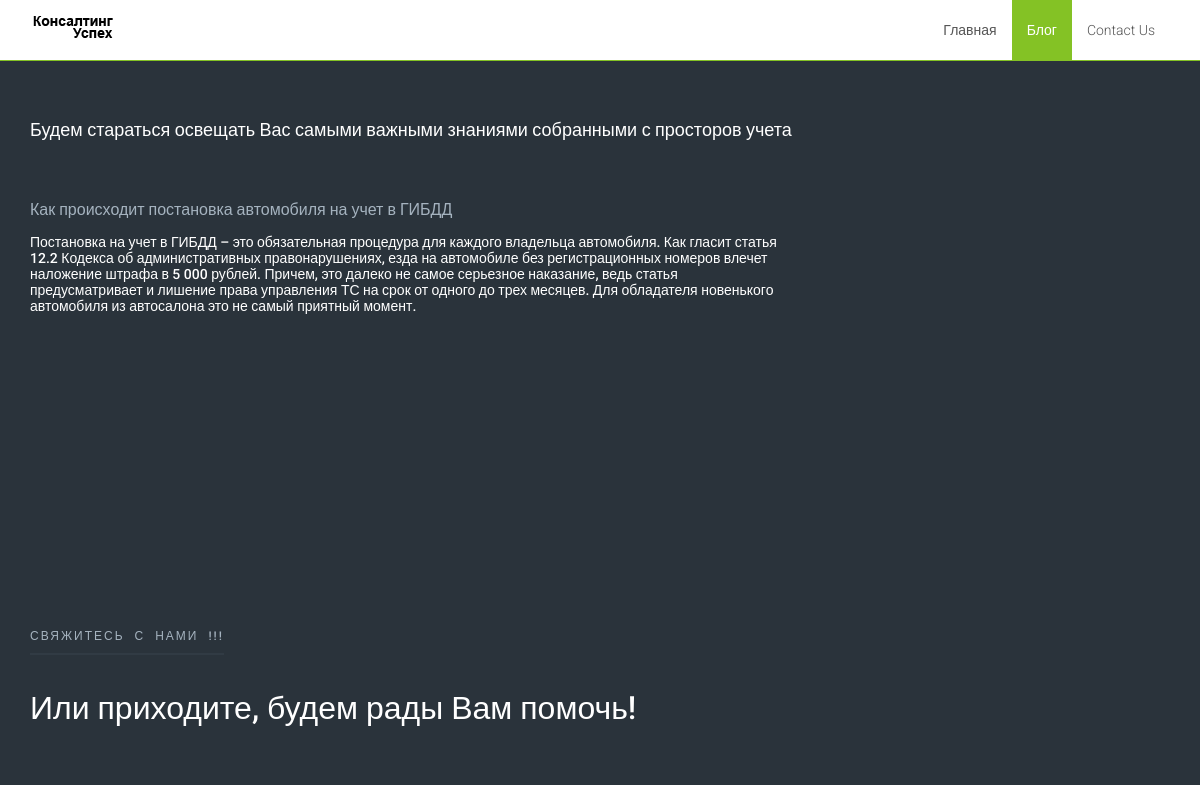
The app's page /blogitems (upper part), older data.
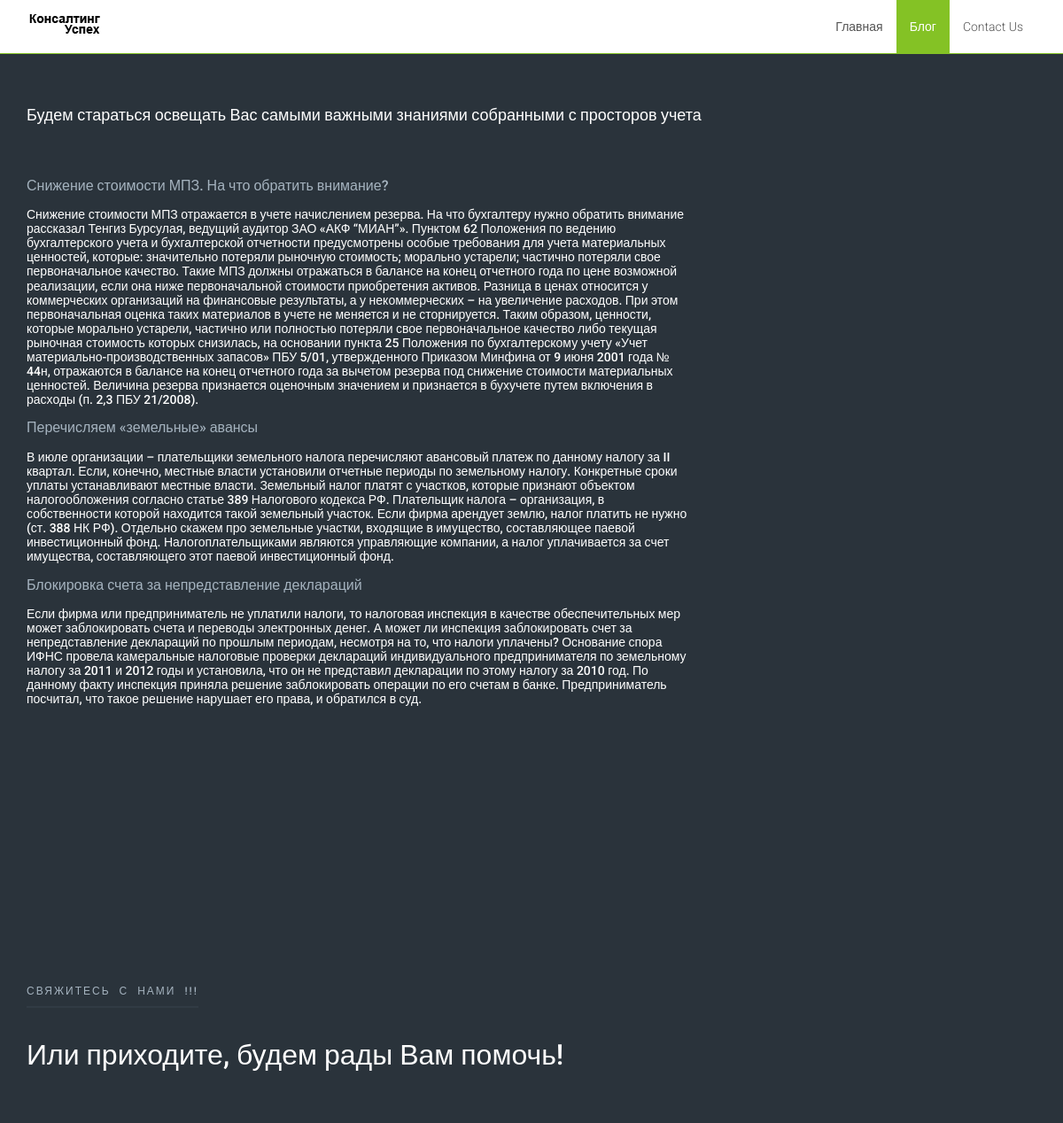
The same page, newer data.
### main_page/models.py (models this page shows, shortened)
class BlogsItems(models.Model):
    author = models.ForeignKey('auth.User')
    blog_created_date = models.DateTimeField(default=timezone.now)
    blog_subject = models.CharField(max_length=250)
    blog_message = models.TextField()
    blog_is_deploy = models.BooleanField(default=False)

### main_page/views.py (the view)
# urls.py: url(r'blogitems', views.blog_items, name='blogitems'),
@csrf_exempt
def blog_items(request):
    blog_items_ord = BlogsItems.objects.filter(blog_is_deploy=True).order_by('blog_created_date')
    return render(request, 'main_page/blogsItems.html', {"blog_items_ord": blog_items_ord})

### main_page/templates/main_page/blogsItems.html (shortened to what this page needs)
﻿{% load staticfiles %}
<!DOCTYPE html>
<html lang="ru">
<head>
    <link type="text/css" href="{% static 'css/bootstrap.css'%}" rel="stylesheet">
    <link type="text/css" href="{% static 'icons/font-awesome/css/font-awesome.css'%}" rel="stylesheet">
    <link type="text/css" href="{% static 'icons/rondo/style.css'%}" rel="stylesheet">
    <link href="{% static 'css/jquery.fancybox.css'%}" rel="stylesheet" type="text/css" />
    <link type="text/css" href="{% static 'css/style.css'%}" rel="stylesheet">
</head>
<body>
    <header class="header" id="jump">
        <nav class="navbar navbar-default navbar-fixed-top">
            <div class="container">
                <div class="navbar-header">
                    <a class="navbar-brand" href="#">
                        <img src="{%  static 'img/logo.png' %}" alt="" /></a>
                </div>
                <div class="collapse navbar-collapse hidden-xs">
                    <ul class="nav navbar-nav navbar-right">
                        <li><a href="to_home" class="to_home">Главная</a></li>
                        <li class="active"><a href="#jump1">Блог</a></li>
                        <li><a href="#jump6">Contact Us</a></li>
                    </ul>
                </div>
            </div>
        </nav>
    </header>
       <div class="section type-1" style="padding-bottom: 0">
        <div class="container">
            <div class="section-headlines">
                <h3>
                    Будем стараться освещать Вас самыми важными знаниями собранными с просторов учета</h3>
            </div>
            {%  for blog_item in blog_items_ord %}
                <div class="row">
                    <div class="col-lg-8 features">
                        <h4>
                            {{ blog_item.blog_subject }}
                        </h4>
                        <h5>
                            {{ blog_item.blog_message }}
                        </h5>
                    </div>
                </div>
            {% endfor %}
        </div>
    </div>
    <div class="section type-1 section-contact">
    </div>
    <div class="section type-1 section-contact">
        <div class="container">
            <div class="section-headlines">
                <h4>
                    Свяжитесь с нами !!! </h4>
                    <h2>
                        Или приходите, будем рады Вам помочь!</h2>
            </div>
        </div>
         <br>
        <br>
        <br>
        <br>
        <br>
        <br>
        <br>
        <br>
    </div>
</body>
</html>

Row changes from the older to the newer data that the page shows:
changed BlogsItems: blog_subject "Как происходит постановка автомобиля на учет в ГИБДД" → "Снижение стоимости МПЗ. На что обратить внимание?"; blog_message "Постановка на учет в ГИБДД – это обязательная процедура для каждого владельца автомобиля. Как гласит статья 12.2 Кодекса об административных правонарушениях, езда на автомобиле без регистрационных номеров влечет наложение штрафа в 5 000 рублей. Причем, это далеко не самое серьезное наказание, ведь статья предусматривает и лишение права управления ТС на срок от одного до трех месяцев. Для обладателя новенького автомобиля из автосалона это не самый приятный момент." → "Снижение стоимости МПЗ отражается в учете начислением резерва. На что бухгалтеру нужно обратить внимание рассказал Тенгиз Бурсулая, ведущий аудитор ЗАО «АКФ “МИАН”». Пунктом 62 Положения по ведению бухгалтерского учета и бухгалтерской отчетности предусмотрены особые требования для учета материальных ценностей, которые: значительно потеряли рыночную стоимость; морально устарели; частично потеряли свое первоначальное качество. Такие МПЗ должны отражаться в балансе на конец отчетного года по цене возможной реализации, если она ниже первоначальной стоимости приобретения активов. Разница в ценах относится у коммерческих организаций на финансовые результаты, а у некоммерческих – на увеличение…"
added BlogsItems: blog_subject "Перечисляем «земельные» авансы", blog_message "В июле организации – плательщики земельного налога перечисляют авансовый платеж по данному налогу за II квартал. Если, конечно, местные власти установили отчетные периоды по земельному налогу. Конкретные сроки уплаты устанавливают местные власти. Земельный налог платят с участков, которые признают объектом налогообложения согласно статье 389 Налогового кодекса РФ. Плательщик налога – организация, в собственности которой находится такой земельный участок. Если фирма арендует землю, налог платить не нужно (ст. 388 НК РФ). Отдельно скажем про земельные участки, входящие в имущество, составляющее паевой инвестиционный фонд. Налогоплательщиками являются управляющие компании, а налог уплачивается…"
added BlogsItems: blog_subject "Блокировка счета за непредставление деклараций", blog_message "Если фирма или предприниматель не уплатили налоги, то налоговая инспекция в качестве обеспечительных мер может заблокировать счета и переводы электронных денег. А может ли инспекция заблокировать счет за непредставление деклараций по прошлым периодам, несмотря на то, что налоги уплачены? Основание спора ИФНС провела камеральные налоговые проверки деклараций индивидуального предпринимателя по земельному налогу за 2011 и 2012 годы и установила, что он не представил декларации по этому налогу за 2010 год. По данному факту инспекция приняла решение заблокировать операции по его счетам в банке. Предприниматель посчитал, что такое решение нарушает его права, и обратился в суд."
